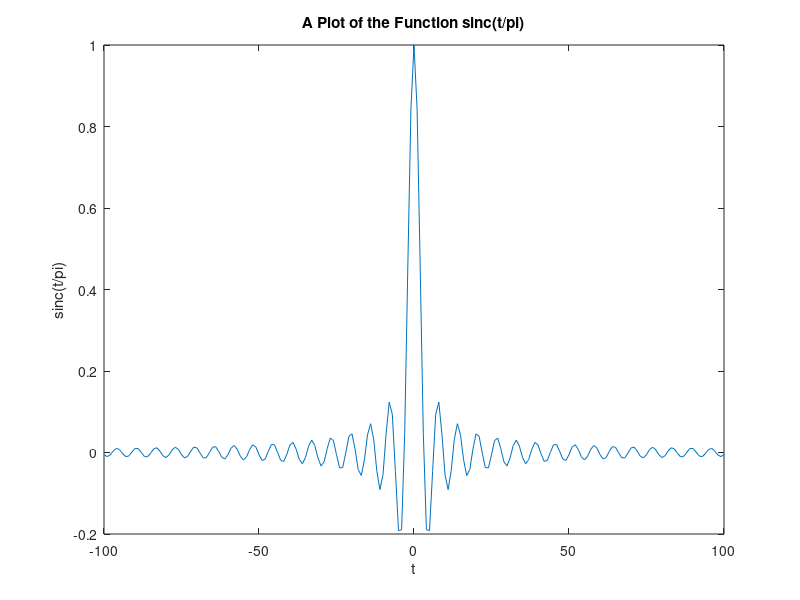

Write MATLAB code to recreate this figure.
t = (-100:100);

y = sinc(t / pi);

plot(t, y);
title('A Plot of the Function sinc(t/pi)');
xlabel('t');
ylabel('sinc(t/pi)');